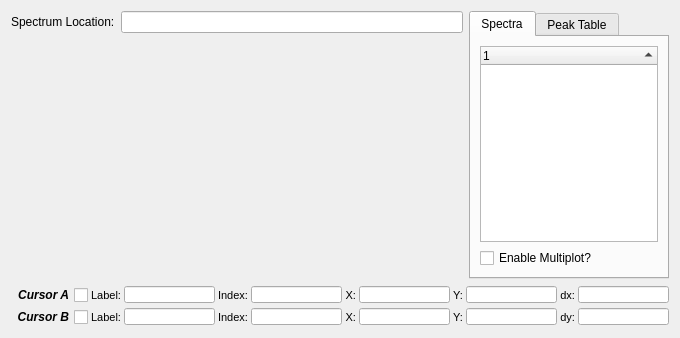
      <widget class="QWidget" name="plotTab" >
       <attribute name="title" >
        <string>Plot</string>
       </attribute>
       <layout class="QGridLayout" >
        <item row="0" column="0" >
         <layout class="QHBoxLayout" >
          <item>
           <layout class="QVBoxLayout" >
            <item>
             <layout class="QHBoxLayout" >
              <item>
               <widget class="QLabel" name="label_2" >
                <property name="text" >
                 <string>Spectrum Location:</string>
                </property>
               </widget>
              </item>
              <item>
               <widget class="QLineEdit" name="specNameEdit" >
                <property name="readOnly" >
                 <bool>true</bool>
                </property>
               </widget>
              </item>
             </layout>
            </item>
            <item>
             <widget class="MPL_Widget" native="1" name="plotWidget" >
              <property name="sizePolicy" >
               <sizepolicy vsizetype="Expanding" hsizetype="Expanding" >
                <horstretch>0</horstretch>
                <verstretch>0</verstretch>
               </sizepolicy>
              </property>
             </widget>
            </item>
           </layout>
          </item>
          <item>
           <widget class="QTabWidget" name="tabWidget_2" >
            <property name="sizePolicy" >
             <sizepolicy vsizetype="Expanding" hsizetype="Minimum" >
              <horstretch>0</horstretch>
              <verstretch>0</verstretch>
             </sizepolicy>
            </property>
            <property name="maximumSize" >
             <size>
              <width>200</width>
              <height>16777215</height>
             </size>
            </property>
            <property name="currentIndex" >
             <number>0</number>
            </property>
            <widget class="QWidget" name="tab_4" >
             <attribute name="title" >
              <string>Spectra</string>
             </attribute>
             <layout class="QGridLayout" >
              <item row="0" column="0" >
               <widget class="QTreeWidget" name="groupTreeWidget" >
                <property name="maximumSize" >
                 <size>
                  <width>200</width>
                  <height>16777215</height>
                 </size>
                </property>
                <property name="selectionMode" >
                 <enum>QAbstractItemView::ExtendedSelection</enum>
                </property>
                <property name="sortingEnabled" >
                 <bool>true</bool>
                </property>
                <property name="headerHidden" >
                 <bool>false</bool>
                </property>
                <property name="columnCount" >
                 <number>1</number>
                </property>
                <column>
                 <property name="text" >
                  <string>1</string>
                 </property>
                </column>
               </widget>
              </item>
              <item row="1" column="0" >
               <widget class="QCheckBox" name="multiPlot_CB" >
                <property name="toolTip" >
                 <string>&lt;html>&lt;head>&lt;meta name="qrichtext" content="1" />&lt;style type="text/css">
p, li { white-space: pre-wrap; }
&lt;/style>&lt;/head>&lt;body style=" font-family:'MS Shell Dlg 2'; font-size:8.25pt; font-weight:400; font-style:normal;">
&lt;p style=" margin-top:0px; margin-bottom:0px; margin-left:0px; margin-right:0px; -qt-block-indent:0; text-indent:0px;">Enable if multiple spectral overlays are desired.  Keep in mind the memory requirments.&lt;/p>&lt;/body>&lt;/html></string>
                </property>
                <property name="text" >
                 <string>Enable Multiplot?</string>
                </property>
               </widget>
              </item>
             </layout>
            </widget>
            <widget class="QWidget" name="tab_5" >
             <attribute name="title" >
              <string>Peak Table</string>
             </attribute>
             <layout class="QVBoxLayout" name="verticalLayout_9" >
              <item>
               <widget class="CustomTable" name="tabPeakTable" />
              </item>
              <item>
               <layout class="QHBoxLayout" name="horizontalLayout_4" >
                <item>
                 <widget class="QLabel" name="label_26" >
                  <property name="text" >
                   <string>Zoom Window (%)</string>
                  </property>
                 </widget>
                </item>
                <item>
                 <widget class="QComboBox" name="zoomPercent_CB" >
                  <item>
                   <property name="text" >
                    <string>0.5</string>
                   </property>
                  </item>
                  <item>
                   <property name="text" >
                    <string>1</string>
                   </property>
                  </item>
                  <item>
                   <property name="text" >
                    <string>5</string>
                   </property>
                  </item>
                  <item>
                   <property name="text" >
                    <string>10</string>
                   </property>
                  </item>
                  <item>
                   <property name="text" >
                    <string>20</string>
                   </property>
                  </item>
                 </widget>
                </item>
               </layout>
              </item>
             </layout>
            </widget>
           </widget>
          </item>
         </layout>
        </item>
        <item row="1" column="0" >
         <layout class="QGridLayout" >
          <property name="horizontalSpacing" >
           <number>3</number>
          </property>
          <property name="verticalSpacing" >
           <number>2</number>
          </property>
          <item row="0" column="3" >
           <widget class="QLineEdit" name="cALabelLE" >
            <property name="maximumSize" >
             <size>
              <width>16777215</width>
              <height>17</height>
             </size>
            </property>
            <property name="font" >
             <font>
              <pointsize>7</pointsize>
             </font>
            </property>
            <property name="readOnly" >
             <bool>true</bool>
            </property>
           </widget>
          </item>
          <item row="0" column="5" >
           <widget class="QLineEdit" name="cAIndexLE" >
            <property name="maximumSize" >
             <size>
              <width>16777215</width>
              <height>17</height>
             </size>
            </property>
            <property name="font" >
             <font>
              <pointsize>7</pointsize>
             </font>
            </property>
            <property name="text" >
             <string/>
            </property>
            <property name="readOnly" >
             <bool>true</bool>
            </property>
           </widget>
          </item>
          <item row="0" column="7" >
           <widget class="QLineEdit" name="cA_XLE" >
            <property name="maximumSize" >
             <size>
              <width>16777215</width>
              <height>17</height>
             </size>
            </property>
            <property name="font" >
             <font>
              <pointsize>7</pointsize>
             </font>
            </property>
            <property name="readOnly" >
             <bool>true</bool>
            </property>
           </widget>
          </item>
          <item row="0" column="9" >
           <widget class="QLineEdit" name="cA_YLE" >
            <property name="maximumSize" >
             <size>
              <width>16777215</width>
              <height>17</height>
             </size>
            </property>
            <property name="font" >
             <font>
              <pointsize>7</pointsize>
             </font>
            </property>
            <property name="readOnly" >
             <bool>true</bool>
            </property>
           </widget>
          </item>
          <item row="1" column="3" >
           <widget class="QLineEdit" name="cBLabelLE" >
            <property name="maximumSize" >
             <size>
              <width>16777215</width>
              <height>17</height>
             </size>
            </property>
            <property name="font" >
             <font>
              <pointsize>7</pointsize>
             </font>
            </property>
            <property name="readOnly" >
             <bool>true</bool>
            </property>
           </widget>
          </item>
          <item row="1" column="5" >
           <widget class="QLineEdit" name="cBIndexLE" >
            <property name="maximumSize" >
             <size>
              <width>16777215</width>
              <height>17</height>
             </size>
            </property>
            <property name="font" >
             <font>
              <pointsize>7</pointsize>
             </font>
            </property>
            <property name="readOnly" >
             <bool>true</bool>
            </property>
           </widget>
          </item>
          <item row="1" column="7" >
           <widget class="QLineEdit" name="cB_XLE" >
            <property name="maximumSize" >
             <size>
              <width>16777215</width>
              <height>17</height>
             </size>
            </property>
            <property name="font" >
             <font>
              <pointsize>7</pointsize>
             </font>
            </property>
            <property name="readOnly" >
             <bool>true</bool>
            </property>
           </widget>
          </item>
          <item row="1" column="9" >
           <widget class="QLineEdit" name="cB_YLE" >
            <property name="maximumSize" >
             <size>
              <width>16777215</width>
              <height>17</height>
             </size>
            </property>
            <property name="font" >
             <font>
              <pointsize>7</pointsize>
             </font>
            </property>
            <property name="readOnly" >
             <bool>true</bool>
            </property>
           </widget>
          </item>
          <item row="0" column="2" >
           <widget class="QLabel" name="label_3" >
            <property name="font" >
             <font>
              <pointsize>8</pointsize>
             </font>
            </property>
            <property name="text" >
             <string>Label:</string>
            </property>
            <property name="alignment" >
             <set>Qt::AlignRight|Qt::AlignTrailing|Qt::AlignVCenter</set>
            </property>
           </widget>
          </item>
          <item row="1" column="2" >
           <widget class="QLabel" name="label_4" >
            <property name="font" >
             <font>
              <pointsize>8</pointsize>
             </font>
            </property>
            <property name="text" >
             <string>Label:</string>
            </property>
            <property name="alignment" >
             <set>Qt::AlignRight|Qt::AlignTrailing|Qt::AlignVCenter</set>
            </property>
           </widget>
          </item>
          <item row="0" column="4" >
           <widget class="QLabel" name="label_5" >
            <property name="font" >
             <font>
              <pointsize>8</pointsize>
             </font>
            </property>
            <property name="text" >
             <string>Index:</string>
            </property>
            <property name="alignment" >
             <set>Qt::AlignRight|Qt::AlignTrailing|Qt::AlignVCenter</set>
            </property>
           </widget>
          </item>
          <item row="0" column="6" >
           <widget class="QLabel" name="label_6" >
            <property name="font" >
             <font>
              <pointsize>8</pointsize>
             </font>
            </property>
            <property name="text" >
             <string>X:</string>
            </property>
            <property name="alignment" >
             <set>Qt::AlignRight|Qt::AlignTrailing|Qt::AlignVCenter</set>
            </property>
           </widget>
          </item>
          <item row="0" column="8" >
           <widget class="QLabel" name="label_7" >
            <property name="font" >
             <font>
              <pointsize>8</pointsize>
             </font>
            </property>
            <property name="text" >
             <string>Y:</string>
            </property>
            <property name="alignment" >
             <set>Qt::AlignRight|Qt::AlignTrailing|Qt::AlignVCenter</set>
            </property>
           </widget>
          </item>
          <item row="1" column="4" >
           <widget class="QLabel" name="label_8" >
            <property name="font" >
             <font>
              <pointsize>8</pointsize>
             </font>
            </property>
            <property name="text" >
             <string>Index:</string>
            </property>
            <property name="alignment" >
             <set>Qt::AlignRight|Qt::AlignTrailing|Qt::AlignVCenter</set>
            </property>
           </widget>
          </item>
          <item row="1" column="6" >
           <widget class="QLabel" name="label_9" >
            <property name="font" >
             <font>
              <pointsize>8</pointsize>
             </font>
            </property>
            <property name="text" >
             <string>X:</string>
            </property>
            <property name="alignment" >
             <set>Qt::AlignRight|Qt::AlignTrailing|Qt::AlignVCenter</set>
            </property>
           </widget>
          </item>
          <item row="1" column="8" >
           <widget class="QLabel" name="label_10" >
            <property name="font" >
             <font>
              <pointsize>8</pointsize>
             </font>
            </property>
            <property name="text" >
             <string>Y:</string>
            </property>
            <property name="alignment" >
             <set>Qt::AlignRight|Qt::AlignTrailing|Qt::AlignVCenter</set>
            </property>
           </widget>
          </item>
          <item row="0" column="10" >
           <widget class="QLabel" name="label_11" >
            <property name="font" >
             <font>
              <pointsize>8</pointsize>
             </font>
            </property>
            <property name="text" >
             <string>dx:</string>
            </property>
            <property name="alignment" >
             <set>Qt::AlignRight|Qt::AlignTrailing|Qt::AlignVCenter</set>
            </property>
           </widget>
          </item>
          <item row="1" column="10" >
           <widget class="QLabel" name="label_12" >
            <property name="font" >
             <font>
              <pointsize>8</pointsize>
             </font>
            </property>
            <property name="text" >
             <string>dy:</string>
            </property>
            <property name="alignment" >
             <set>Qt::AlignRight|Qt::AlignTrailing|Qt::AlignVCenter</set>
            </property>
           </widget>
          </item>
          <item row="0" column="11" >
           <widget class="QLineEdit" name="dxLE" >
            <property name="maximumSize" >
             <size>
              <width>16777215</width>
              <height>17</height>
             </size>
            </property>
            <property name="font" >
             <font>
              <pointsize>7</pointsize>
             </font>
            </property>
            <property name="readOnly" >
             <bool>true</bool>
            </property>
           </widget>
          </item>
          <item row="1" column="11" >
           <widget class="QLineEdit" name="dyLE" >
            <property name="maximumSize" >
             <size>
              <width>16777215</width>
              <height>17</height>
             </size>
            </property>
            <property name="font" >
             <font>
              <pointsize>7</pointsize>
             </font>
            </property>
            <property name="readOnly" >
             <bool>true</bool>
            </property>
           </widget>
          </item>
          <item row="0" column="0" >
           <widget class="QCheckBox" name="cursACB" >
            <property name="font" >
             <font>
              <family>Arial</family>
              <pointsize>9</pointsize>
              <weight>75</weight>
              <italic>true</italic>
              <bold>true</bold>
             </font>
            </property>
            <property name="layoutDirection" >
             <enum>Qt::RightToLeft</enum>
            </property>
            <property name="text" >
             <string>Cursor A</string>
            </property>
           </widget>
          </item>
          <item row="1" column="0" >
           <widget class="QCheckBox" name="cursBCB" >
            <property name="font" >
             <font>
              <family>Arial</family>
              <pointsize>9</pointsize>
              <weight>75</weight>
              <italic>true</italic>
              <bold>true</bold>
             </font>
            </property>
            <property name="layoutDirection" >
             <enum>Qt::RightToLeft</enum>
            </property>
            <property name="text" >
             <string>Cursor B</string>
            </property>
           </widget>
          </item>
         </layout>
        </item>
       </layout>
      </widget>
